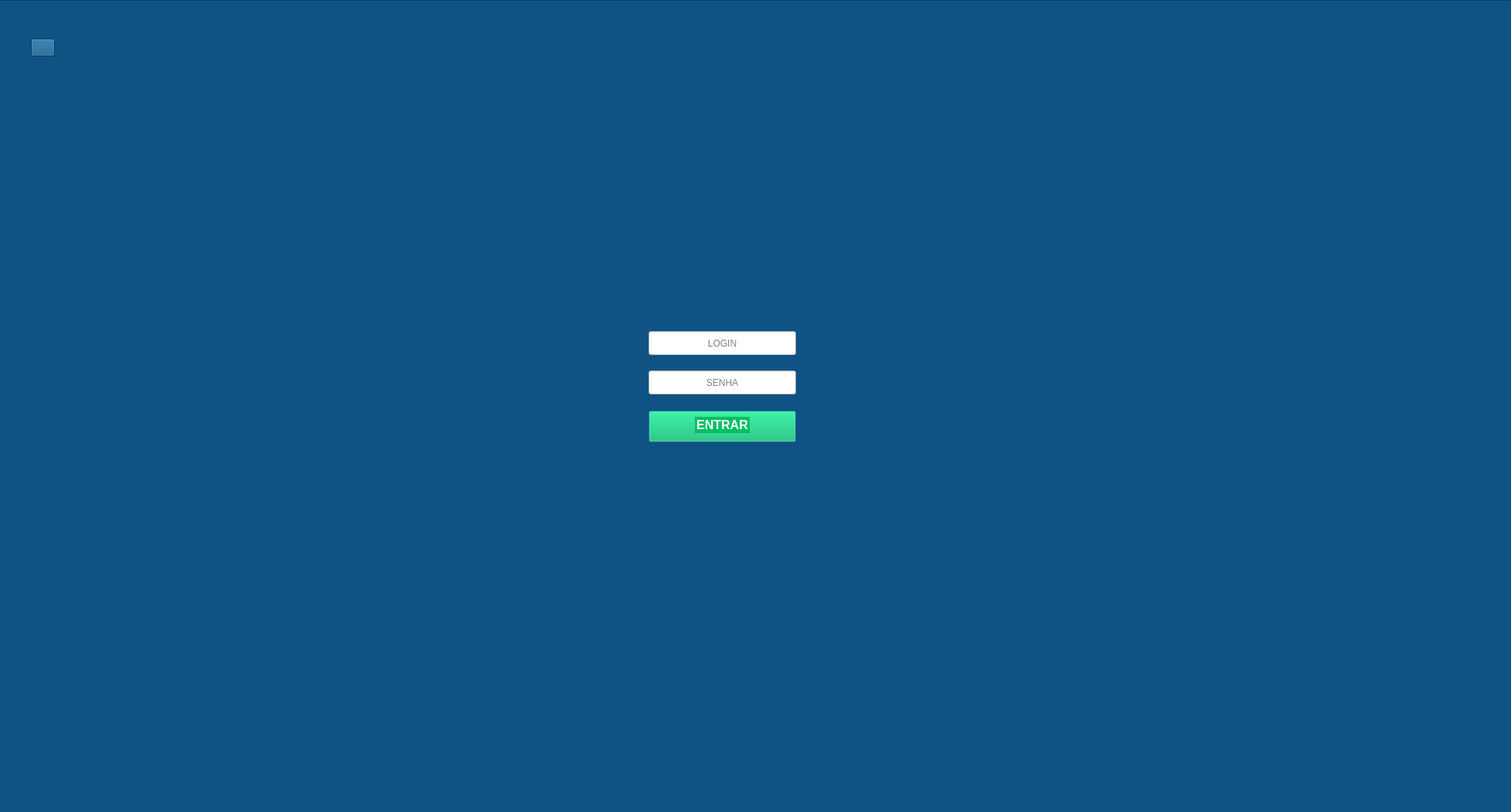
<?xml version="1.0" encoding="UTF-8"?>
<ui version="4.0">
 <class>Dialog</class>
 <widget class="QDialog" name="Dialog">
  <property name="geometry">
   <rect>
    <x>0</x>
    <y>0</y>
    <width>1957</width>
    <height>1052</height>
   </rect>
  </property>
  <property name="windowTitle">
   <string>Dialog</string>
  </property>
  <property name="whatsThis">
   <string>&lt;html&gt;&lt;head/&gt;&lt;body&gt;&lt;p&gt;&lt;img src=&quot;:/IMG/delete_399290.png&quot;/&gt;&lt;/p&gt;&lt;/body&gt;&lt;/html&gt;</string>
  </property>
  <widget class="QFrame" name="frame">
   <property name="geometry">
    <rect>
     <x>-10</x>
     <y>0</y>
     <width>1971</width>
     <height>1071</height>
    </rect>
   </property>
   <property name="styleSheet">
    <string notr="true">background-color: rgb(14, 83, 132);
border-color: rgb(0, 0, 0);</string>
   </property>
   <property name="frameShape">
    <enum>QFrame::StyledPanel</enum>
   </property>
   <property name="frameShadow">
    <enum>QFrame::Raised</enum>
   </property>
   <widget class="QLabel" name="label">
    <property name="geometry">
     <rect>
      <x>860</x>
      <y>240</y>
      <width>171</width>
      <height>161</height>
     </rect>
    </property>
    <property name="styleSheet">
     <string notr="true">image: url(:/IMG/avatar_15484536.png);</string>
    </property>
    <property name="text">
     <string/>
    </property>
   </widget>
   <widget class="QLineEdit" name="lineEdit">
    <property name="geometry">
     <rect>
      <x>850</x>
      <y>429</y>
      <width>191</width>
      <height>31</height>
     </rect>
    </property>
    <property name="styleSheet">
     <string notr="true">background-color: rgb(255, 255, 255);
</string>
    </property>
    <property name="frame">
     <bool>true</bool>
    </property>
    <property name="alignment">
     <set>Qt::AlignCenter</set>
    </property>
    <property name="placeholderText">
     <string>LOGIN</string>
    </property>
   </widget>
   <widget class="QLineEdit" name="lineEdit_2">
    <property name="geometry">
     <rect>
      <x>850</x>
      <y>480</y>
      <width>191</width>
      <height>31</height>
     </rect>
    </property>
    <property name="styleSheet">
     <string notr="true">background-color: rgb(255, 255, 255);
border-color: rgb(0, 0, 0);</string>
    </property>
    <property name="alignment">
     <set>Qt::AlignCenter</set>
    </property>
    <property name="placeholderText">
     <string>SENHA</string>
    </property>
   </widget>
   <widget class="QPushButton" name="pushButton">
    <property name="geometry">
     <rect>
      <x>850</x>
      <y>532</y>
      <width>191</width>
      <height>41</height>
     </rect>
    </property>
    <property name="toolTip">
     <string>&lt;html&gt;&lt;head/&gt;&lt;body&gt;&lt;p&gt;&lt;br/&gt;&lt;/p&gt;&lt;/body&gt;&lt;/html&gt;</string>
    </property>
    <property name="whatsThis">
     <string>&lt;html&gt;&lt;head/&gt;&lt;body&gt;&lt;p&gt;&lt;br/&gt;&lt;/p&gt;&lt;/body&gt;&lt;/html&gt;</string>
    </property>
    <property name="styleSheet">
     <string notr="true">background-color: rgb(0, 191, 99);</string>
    </property>
    <property name="text">
     <string/>
    </property>
   </widget>
   <widget class="QLabel" name="label_5">
    <property name="geometry">
     <rect>
      <x>910</x>
      <y>540</y>
      <width>71</width>
      <height>21</height>
     </rect>
    </property>
    <property name="styleSheet">
     <string notr="true">background-color: rgb(255, 255, 255);
background-color: rgb(0, 191, 99);</string>
    </property>
    <property name="text">
     <string>&lt;html&gt;&lt;head/&gt;&lt;body&gt;&lt;p align=&quot;center&quot;&gt;&lt;span style=&quot; font-size:12pt; font-weight:600; color:#ffffff;&quot;&gt;ENTRAR&lt;/span&gt;&lt;/p&gt;&lt;/body&gt;&lt;/html&gt;</string>
    </property>
   </widget>
   <widget class="QPushButton" name="pushButton_2">
    <property name="geometry">
     <rect>
      <x>50</x>
      <y>50</y>
      <width>31</width>
      <height>23</height>
     </rect>
    </property>
    <property name="styleSheet">
     <string notr="true">image: url(:/IMG/21797173-seta-esquerda-icone-isolado-em-branco-fundo-vetor (1).jpg);</string>
    </property>
    <property name="text">
     <string/>
    </property>
   </widget>
  </widget>
 </widget>
 <resources>
  <include location="../PROJETOS1/IMG.qrc"/>
 </resources>
 <connections/>
</ui>
